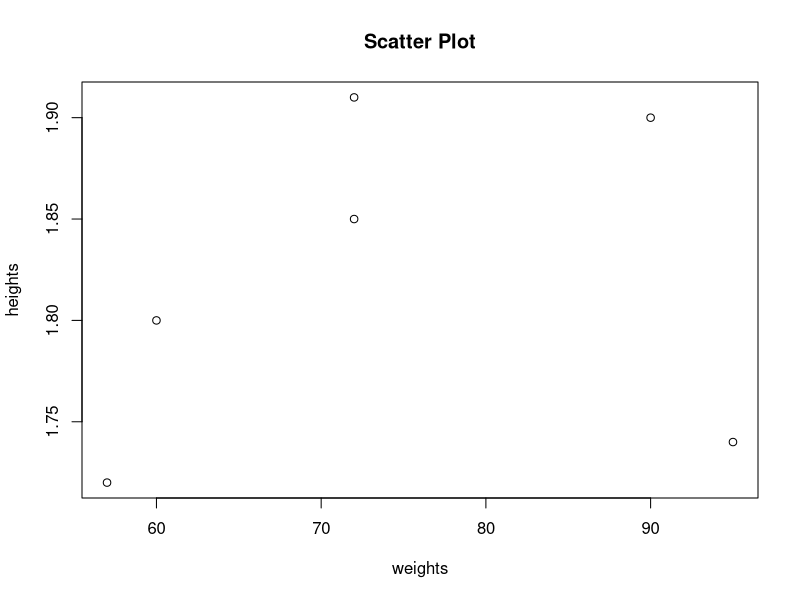
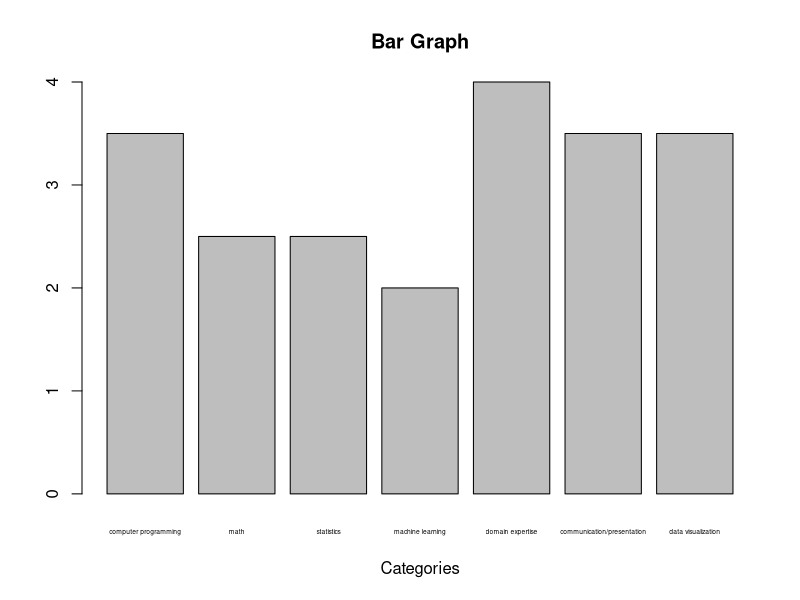

Write the R code that produced these figures, in order. (Note: this script raises an error after producing the figures.)
#1a
log(3)

#1b
#The default base of the log function is exp(1) or e.
log(3, base=10)

#1c
log(-3)
#This produces a NaN because you cannot take the logarithm
#of a negative number. A NaN means it "not a number".

#1d
sqrt(4)

#2a
random <- rnorm(15, mean=0, sd=1)
random

mean <- mean(random)
mean

deviation <- sd(random)
deviation

#2b 
random <- rnorm(15, mean=10, sd=2)
random

mean(random)

sd(random)

#2c
#The means and sd for both of the above problems for the samples 
#are close to the means and standard deviations of the distributions
#they came from. However, they are not exactly the same
#because the samples generated do not have the same distribution.

#3a - 3c
weights = c(60, 72, 57, 90, 95, 72)
weights

heights = c(1.80, 1.85, 1.72, 1.90, 1.74, 1.91)
heights

#3d
plot(x = weights, y=heights, xlab = 'weights', ylab='heights',
     main='Scatter Plot')
#There does not seem to be a relationship between heights and weights.

#3e
bmi = weights / (heights^2)
bmi

#3f
weight_mean <- mean(weights)
weight_mean

#3g
weights_new = weights - weight_mean
weights_new

#3h
weights_sum = sum(weights_new)
weights_sum

#4
categories = c('computer programming', 'math', 
               'statistics', 'machine learning',
               'domain expertise', 'communication/presentation', 
               'data visualization')
rankings = c(3.5, 2.5, 2.5, 2, 4, 3.5, 3.5)
spencer = data.frame(categories, rankings)
spencer

barplot(rankings, names.arg = categories, xlab='Categories',
        main = 'Bar Graph', cex.names=0.4)

swirl()


